Frame 1 (no input): blank canvas, image omitted
Frame 60 (the mouse pressed at the canvas centre just before this capture): blank canvas, image omitted
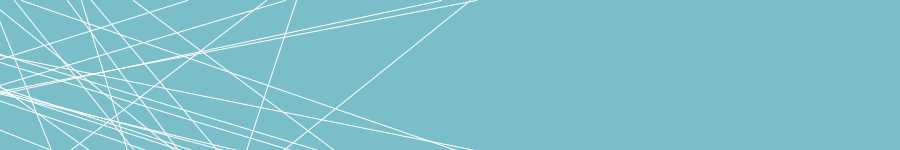
Frame 120 (the mouse held since frame 60 and released just before this capture)

The Processing sketch whose frames 1 and 60 were blank and that drew this single picture after the mouse press (run headless with seeded random() and noise(); from frame 60 on, the mouse is pressed at the canvas centre):

// Processing sketch: processing_154560
// ── processing_154560.pde

void setup(){
  size(900, 150);
  smooth();
  noCursor();
}
void draw(){
  background(122, 190, 201);
  for(int x = 20; x < 50; x += 1){
  
    float mx = mouseX;
    float offsetA = random(-mx, mx);
    float offsetB = random(-mx, mx);
    stroke(255);
    line(40 + offsetA, 0, 40 - offsetB, 150);
    
}
}
